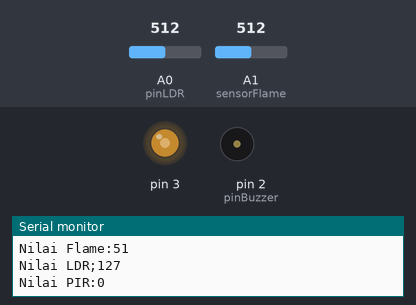
A sketch run on a simulated Arduino Uno, built with avr-gcc and run on an emulated ATmega328P. On the bench: output pins drawn as LEDs (lit = HIGH), buzzer (waves = sounding, pin HIGH), the last lines printed to the serial monitor. The inputs (shaded band) are chosen by the test bench; at power-on: A0 (pinLDR) = 512, A1 (sensorFlame) = 512.

Above: at 2.0 s.
2.1 s: A0 (pinLDR) set to 716
At 3.9 s:
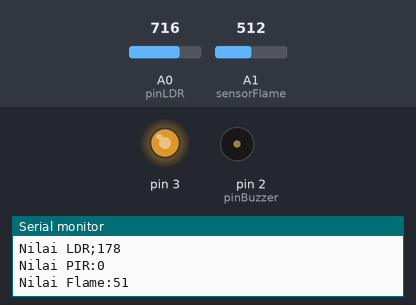
4.5 s: A0 (pinLDR) set to 900
At 5.8 s:
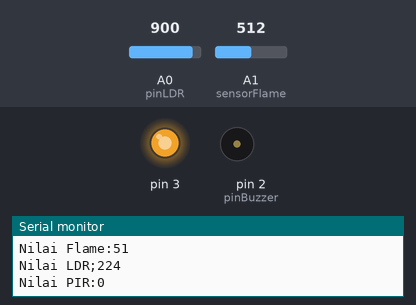
6.9 s: A0 (pinLDR) set to 122
At 8.9 s:
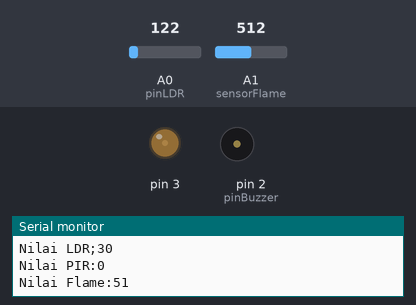
9.3 s: A0 (pinLDR) set to 511
At 10.8 s:
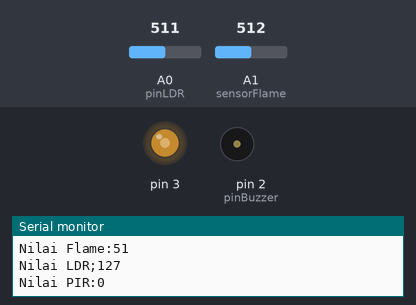
Timing chart, 0 to 12.3 s (numbered marks = the images above; inputs shaded):
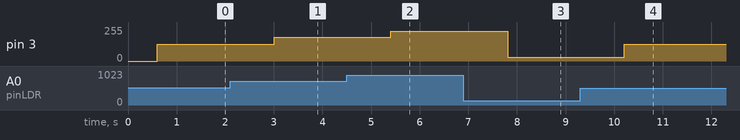

The sketch:

1.penggabungan_sensor.ino
```cpp
//Inisialisasi pembuatan variable
int sensorFlame =A1;
int pinLDR=A0;
int sensorPIR=4;
int pinBuzzer =2;


int R=2;


void setup() {
 //Menentukan Fungsionalitas dari PIN pada Microcontroller
 Serial.begin(9600); //baudrate yang digunakan untuk komunikasi microcontroller dengan komputer
 pinMode(sensorFlame,INPUT);
 pinMode(sensorPIR,INPUT);
 pinMode(pinLDR,INPUT);
 pinMode(pinBuzzer,OUTPUT);
 pinMode(2, OUTPUT);

}
void loop() {
 //Program yang akan dijalankan berulang-ulang
 int bacaFlame=analogRead(sensorFlame); //Membaca Nilai Flame
     bacaFlame=map(bacaFlame,1023,32,0,100);

 //Print ke Serial Monitor
 Serial.print("Nilai Flame:");
 Serial.print(bacaFlame);
 Serial.println();
 delay(500); //Jeda waktu perulagan seama 500 mili detik

  if (bacaFlame==0 && bacaFlame<=50){
    digitalWrite(pinBuzzer, LOW);
  }

  int bacaLDR=analogRead(pinLDR);
      bacaLDR=map(bacaLDR,0,1024,0,255);

  Serial.print("Nilai LDR;");
  Serial.print(bacaLDR);
  Serial.println();
  delay(100);

  analogWrite(3,bacaLDR);
  delay(100);

  int sensorPIR=digitalRead(sensorPIR);

  Serial.print("Nilai PIR:");
  Serial.print(sensorPIR);
  Serial.println();
  delay(500);

}
```

Measured:
- after the input at 2.1 s, pin 3: 127/255 → 178/255 after 0.90 s
- after the input at 4.5 s, pin 3: 178/255 → 224/255 after 0.91 s
- after the input at 6.9 s, pin 3: 224/255 → 30/255 after 0.91 s
- after the input at 9.3 s, pin 3: 30/255 → 127/255 after 0.91 s
